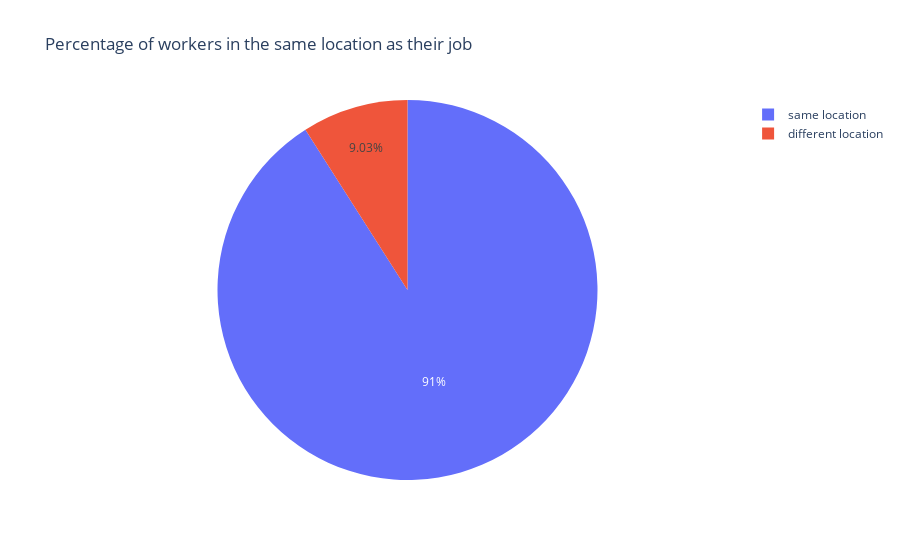

The cell this chart's notebook holds for it:
### Code cell
sal['same area']=sal.apply(lambda x: 'same location' if x.employee_residence==x.company_location else 'different location',axis=1)
sm_ar=sal['same area'].value_counts()

fig=px.pie(sal, names=sm_ar.index, values=sm_ar.values, color=sm_ar.index, title="Percentage of workers in the same location as their job")
fig.show()

### Figure 1 — Plotly figure (JSON) as saved in the notebook; plotly's stock layout.template omitted (floating-point values rounded to 4 significant figures)
{"data": [{"customdata": [["same location"], ["different location"]], "domain": {"x": [0, 1], "y": [0, 1]}, "hovertemplate": "label=%{label}<br>value=%{value}<br>color=%{customdata[0]}<extra></extra>", "labels": ["same location", "different location"], "legendgroup": "", "marker": {"colors": ["#636efa", "#EF553B"]}, "name": "", "showlegend": true, "type": "pie", "values": [514, 51]}], "layout": {"legend": {"tracegroupgap": 0}, "title": {"text": "Percentage of workers in the same location as their job"}}}
